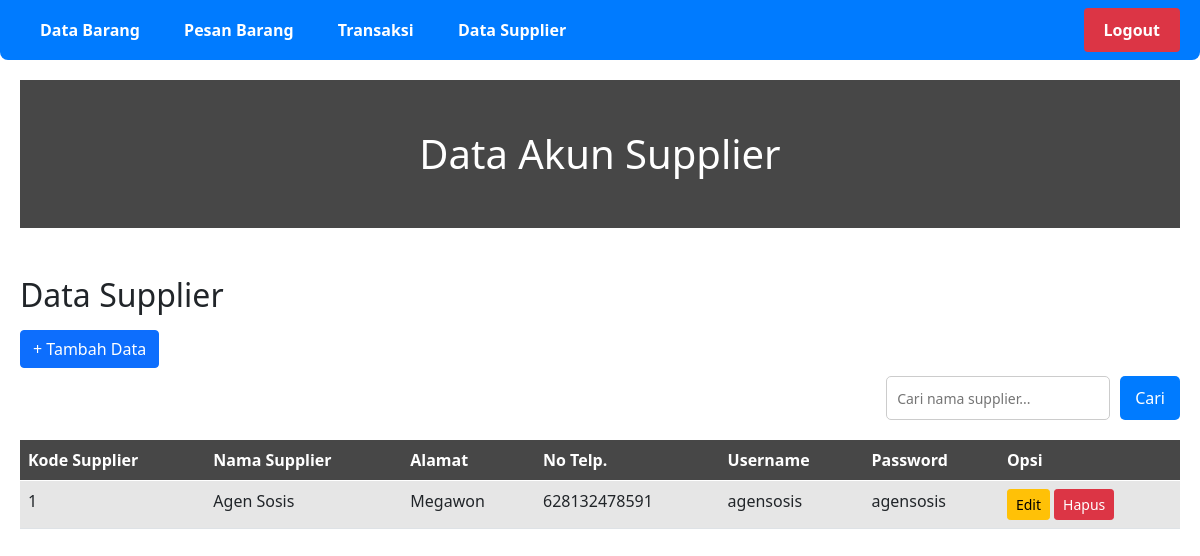
The app's page /admin/supplier.php, older data.
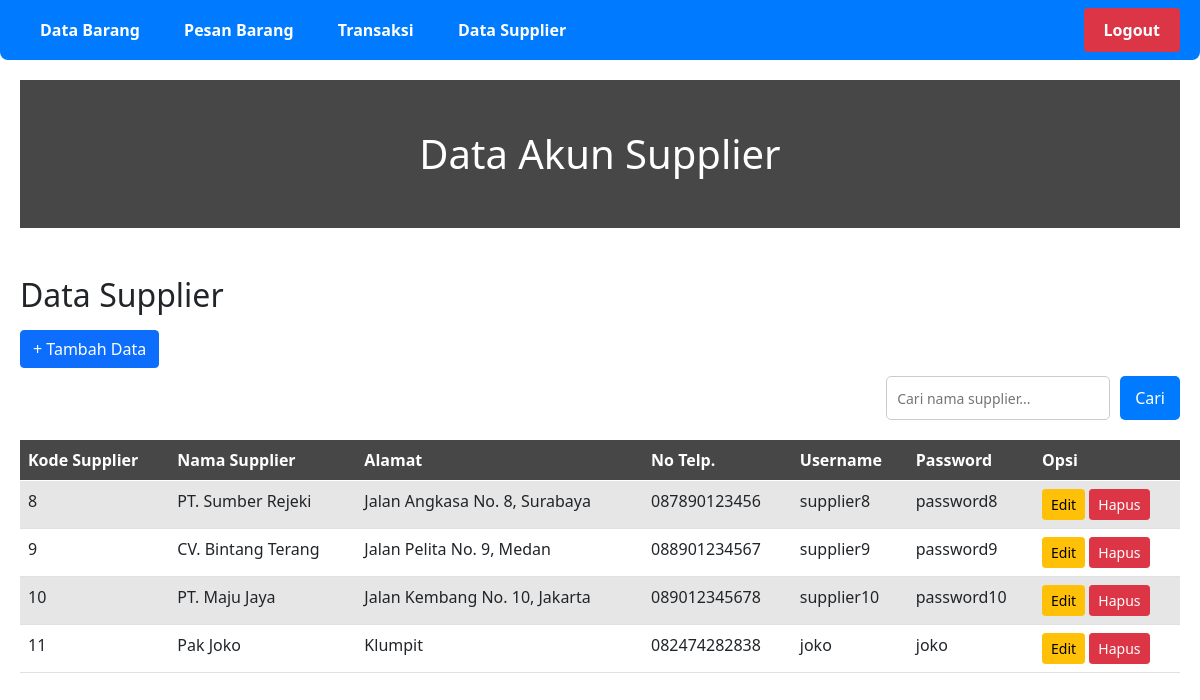
The same page, newer data.
### tables this page shows
CREATE TABLE `supplier` (
  `kode_supplier` int(30) NOT NULL,
  `nama_supplier` varchar(100) DEFAULT NULL,
  `alamat` varchar(100) DEFAULT NULL,
  `no_telp` varchar(12) DEFAULT NULL,
  `username` varchar(25) DEFAULT NULL,
  `password` varchar(25) DEFAULT NULL
);

### admin/supplier.php (the view, shortened to what this page needs)
<?php
include '../connection.php';
$search_query = isset($_GET['search']) ? $_GET['search'] : '';
$sql = "SELECT * FROM supplier WHERE kode_supplier LIKE '%$search_query%' OR nama_supplier LIKE '%$search_query%' OR alamat LIKE '%$search_query%' OR username LIKE '%$search_query%' OR no_telp LIKE '%$search_query%' OR password LIKE '%$search_query%'";
$result = $conn->query($sql);
?>
<!DOCTYPE html>
<html lang="id">
<head>
    <link rel="stylesheet" href="https://cdnjs.cloudflare.com/ajax/libs/font-awesome/5.15.3/css/all.min.css">
    <link href="../style.css" rel="stylesheet">
    <link href="https://cdn.jsdelivr.net/npm/bootstrap@5.0.2/dist/css/bootstrap.min.css" rel="stylesheet">
</head>
<body>
    <div class="navbar">
        <div>
            <a href="index.php">Data Barang</a>
            <a href="pesanbarang.php">Pesan Barang</a>
            <a href="transaksi.php">Transaksi</a>
            <a href="supplier.php">Data Supplier</a>
        </div>
        <a href="logout.php" class="logout-button">Logout</a>
    </div>
    <div class="dashboard-container">
        <h1 class="page-title">Data Akun Supplier</h1>
        <h2 class="mt-5 mb-2">Data Supplier</h2>
        <a href="supplier_tambah.php" class="btn my-2 btn-primary">+ Tambah Data</a>
        <div class="search-container">
            <form action="" method="GET" class="search-form">
                <input type="text" name="search" class="search-bar" placeholder="Cari nama supplier..." value="<?php echo isset($_GET['search']) ? $_GET['search'] : ''; ?>">
                <button type="submit" class="search-btn">Cari</button>
            </form>
        </div>
        <div class="table">
            <table class="table table-striped table-hover">
                <thead class="thead">
                    <tr>
                        <th>Kode Supplier</th>
                        <th>Nama Supplier</th>
                        <th>Alamat</th>
                        <th>No Telp.</th>
                        <th>Username</th>
                        <th>Password</th>
                        <th>Opsi</th>
                    </tr>
                </thead>
                <tbody>
                    <?php
                    if ($result->num_rows > 0) {
                        while($row = $result->fetch_assoc()) {
                            echo "<tr>
                                    <td>" . $row["kode_supplier"] . "</td>
                                    <td>" . $row["nama_supplier"] . "</td>
                                    <td>" . $row["alamat"] . "</td>
                                    <td>" . $row["no_telp"] . "</td>
                                    <td>" . $row["username"] . "</td>
                                    <td>" . $row["password"] . "</td>
                                    <td>
                                        <a href='supplier_edit.php?kode_supplier=" . $row["kode_supplier"] . "' class='btn btn-warning btn-sm'>Edit</a>
                                        <a href='supplier_hapus.php?kode_supplier=" . $row["kode_supplier"] . "' class='btn btn-danger btn-sm' onclick='return confirm(\"Apakah Anda yakin ingin menghapus supplier ini?\")'>Hapus</a>
                                    </td>
                                </tr>";
                        }
                    } else {
                        echo "<tr><td colspan='7'>Tidak ada data</td></tr>";
                    }
                    ?>
                </tbody>
            </table>
        </div>
    </div>
</body>
</html>

Row changes from the older to the newer data that the page shows:
removed supplier: kode_supplier "1", nama_supplier "Agen Sosis", alamat "Megawon", no_telp "628132478591", username "agensosis", password "agensosis"
added supplier: kode_supplier "8", nama_supplier "PT. Sumber Rejeki", alamat "Jalan Angkasa No. 8, Surabaya", no_telp "087890123456", username "supplier8", password "password8"
added supplier: kode_supplier "9", nama_supplier "CV. Bintang Terang", alamat "Jalan Pelita No. 9, Medan", no_telp "088901234567", username "supplier9", password "password9"
added supplier: kode_supplier "10", nama_supplier "PT. Maju Jaya", alamat "Jalan Kembang No. 10, Jakarta", no_telp "089012345678", username "supplier10", password "password10"
added supplier: kode_supplier "11", nama_supplier "Pak Joko", alamat "Klumpit", no_telp "082474282838", username "joko", password "joko"
